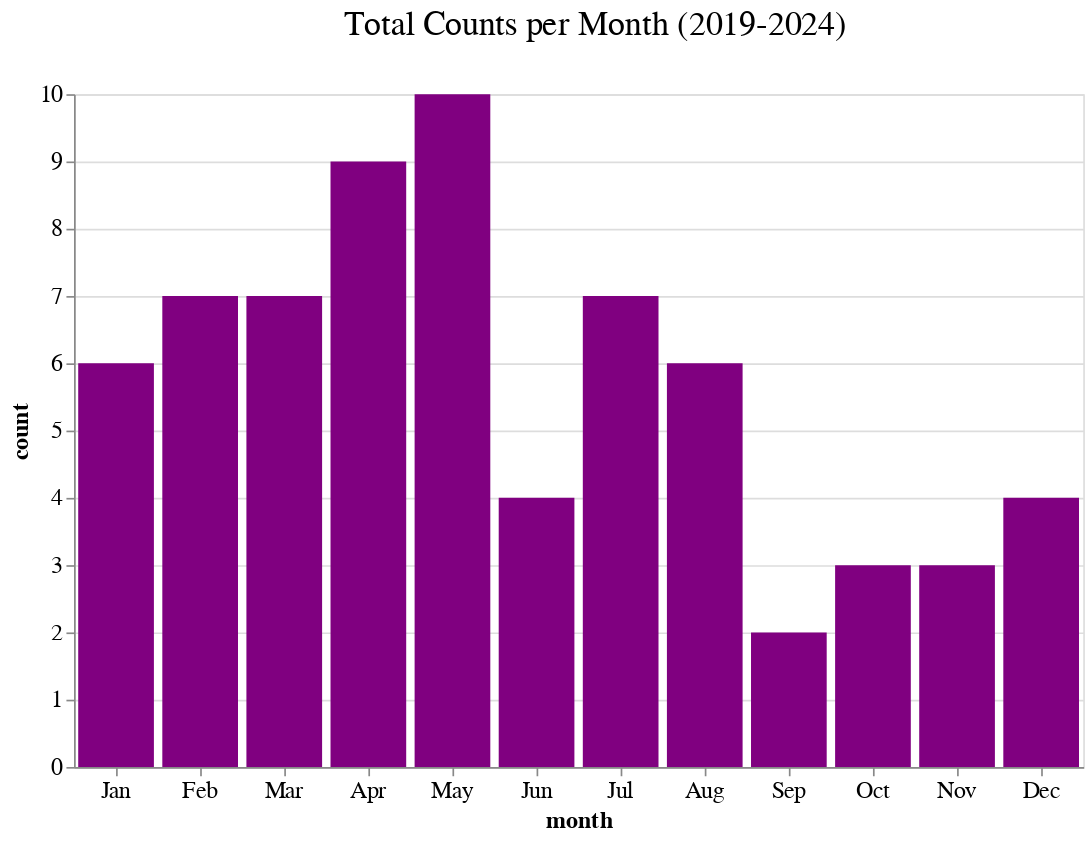

The notebook cell this image was saved under:
### Markdown cell above
## Peer review cadence -- slower months 

Historically since 2019 July and December  have been slower months. These could be ideal times for us to take a peer review breather, not accept new reviews, and catch up on business and documentation items.

### Code cell
month_year_counts

# Summarize total counts per month
monthly_counts = (
    month_year_counts.groupby("month")["count"]
    .sum()
    .reindex(
        [
            "Jan",
            "Feb",
            "Mar",
            "Apr",
            "May",
            "Jun",
            "Jul",
            "Aug",
            "Sep",
            "Oct",
            "Nov",
            "Dec",
        ],
        fill_value=0,
    )
    .reset_index()
)

# Create the Altair plot
chart = (
    alt.Chart(monthly_counts)
    .mark_bar(color="purple")
    .encode(
        x=alt.X(
            "month",
            sort=[
                "Jan",
                "Feb",
                "Mar",
                "Apr",
                "May",
                "Jun",
                "Jul",
                "Aug",
                "Sep",
                "Oct",
                "Nov",
                "Dec",
            ],
        ),
        y="count",
        tooltip=["month", "count"],
    )
    .properties(title="Total Counts per Month (2019-2024)", width=600, height=400)
    .configure_axis(labelAngle=0)
)

chart.show()

### Figure 1 — Vega-Lite specification as saved in the notebook (floating-point values rounded to 4 significant figures)
{"config": {"title": {"fontSize": 20, "font": "Poppins", "anchor": "middle", "color": "black", "fontWeight": 400, "dy": -20, "dx": 10}, "axis": {"labelFontSize": 14, "titleFontSize": 14, "titleFont": "Poppins", "labelFont": "Poppins", "labelAngle": 0}, "legend": {"labelFontSize": 12, "titleFontSize": 14, "titleFont": "Poppins", "labelFont": "Poppins"}, "bar": {"color": "purple", "fill": "purple"}, "line": {"color": "purple"}, "view": {"height": 300, "width": 600, "padding": {"top": 190, "left": 10, "right": 10, "bottom": 90}}}, "data": {"name": "data-3e2ce6bca7bdb6ca1e3c5fc73dee3067"}, "mark": {"type": "bar", "color": "purple"}, "encoding": {"tooltip": [{"field": "month", "type": "nominal"}, {"field": "count", "type": "quantitative"}], "x": {"field": "month", "sort": ["Jan", "Feb", "Mar", "Apr", "May", "Jun", "Jul", "Aug", "Sep", "Oct", "Nov", "Dec"], "type": "nominal"}, "y": {"field": "count", "type": "quantitative"}}, "height": 400, "title": "Total Counts per Month (2019-2024)", "width": 600, "$schema": "https://vega.github.io/schema/vega-lite/v5.17.0.json", "datasets": {"data-3e2ce6bca7bdb6ca1e3c5fc73dee3067": [{"month": "Jan", "count": 6}, {"month": "Feb", "count": 7}, {"month": "Mar", "count": 7}, {"month": "Apr", "count": 9}, {"month": "May", "count": 10}, {"month": "Jun", "count": 4}, {"month": "Jul", "count": 7}, {"month": "Aug", "count": 6}, {"month": "Sep", "count": 2}, {"month": "Oct", "count": 3}, {"month": "Nov", "count": 3}, {"month": "Dec", "count": 4}]}}
